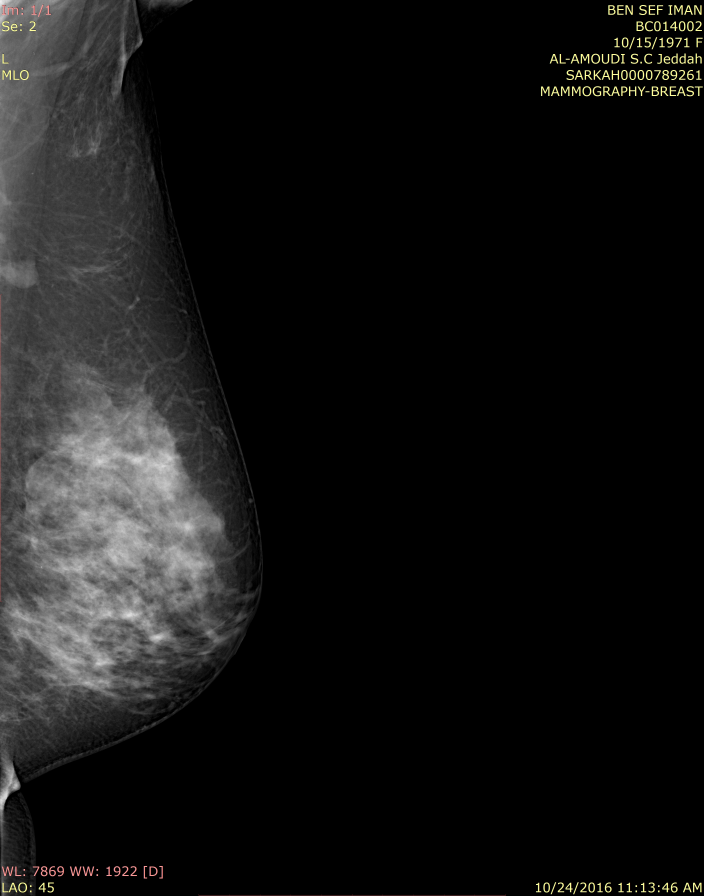
#> input picture test_images_kaggle/images/2016_BC014002_ MLO_L.jpg, 2816 x 3584 px (shown at 1/4 size); its folder holds 4 pictures in this run
$ python preprocess_imgs.py
#> lines starting #> are read from the running program, lines starting #| are printed output that depends on the picture
import os
import cv2
import numpy as np

processed_path = "../test_images_kaggle/processed_images"
unprocessed_images = "../test_images_kaggle/images"
filenames = []


def check_imgs(path):
    """
        Check if the image is processed.
        Return filepath if processed or an empty string if not.
        """
#> called with path = '../test_images_kaggle/images'
    temp_list = []

    # iterate over files in
    # that directory
    for root, dirs, files in os.walk(path):
        for file in files:
            if "jpg" in file:
                temp = os.path.join(root, file)
                temp_list.append(temp)
                filenames.append(file)
    return temp_list


def load_image(image_path):
    """
        Load image into script
        """
    return cv2.imread(image_path)
#> returned value is the input picture: shape (3584, 2816, 3); mean B, G, R 20.1, 20.6, 20.7


def resize_image(image):
    """
    resize the image to 256x256
    """
    # let's downscale the image using new  width and height
    down_width = 256
    down_height = 256
    down_points = (down_width, down_height)
    resized_down = cv2.resize(image, down_points, interpolation=cv2.INTER_LINEAR)
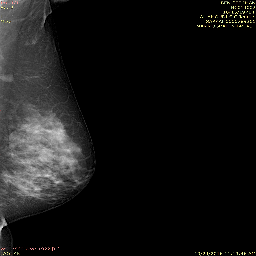
#> resized_down: shape (256, 256, 3); mean B, G, R 20, 20.4, 20.5
    return resized_down


def save_image(image, filename):
    """
    Save image as numpy array
    MG_LCC, MG_RCC, MG_RMLO and MG_LMLO need to be saved according to mammogram type
    """
    name = filename.split(".")[0]
    if "CC" in name and "L" in name:
        # saved = cv2.imwrite(processed_path + "/lcc/" + name, image)
        np.save(processed_path + "/lcc/" + name, image)
    elif "CC" in name and "R" in name:
        # saved = cv2.imwrite(processed_path + "/rcc/" + name, image)
        np.save(processed_path + "/rcc/" + name, image)
    elif "MLO" in name and "R" in name:
        # saved = cv2.imwrite(processed_path + "/rmlo/" + name, image)
        np.save(processed_path + "/rmlo/" + name, image)
    elif "MLO" in name and "L" in name:
        # saved = cv2.imwrite(processed_path + "/lmlo/" + name, image)
        np.save(processed_path + "/lmlo/" + name, image)
    else:
        # saved = cv2.imwrite(processed_path + "/" + name, image)
        np.save(processed_path + "/" + name, image)


unprocessed_imgs = check_imgs(unprocessed_images)
for i in range(len(unprocessed_imgs)):
    img = load_image(unprocessed_imgs[i])
    resized = resize_image(img)
    save_image(resized, filenames[i])
#> pass 2 of the loop `for i in range(len(unprocessed_imgs)):`:
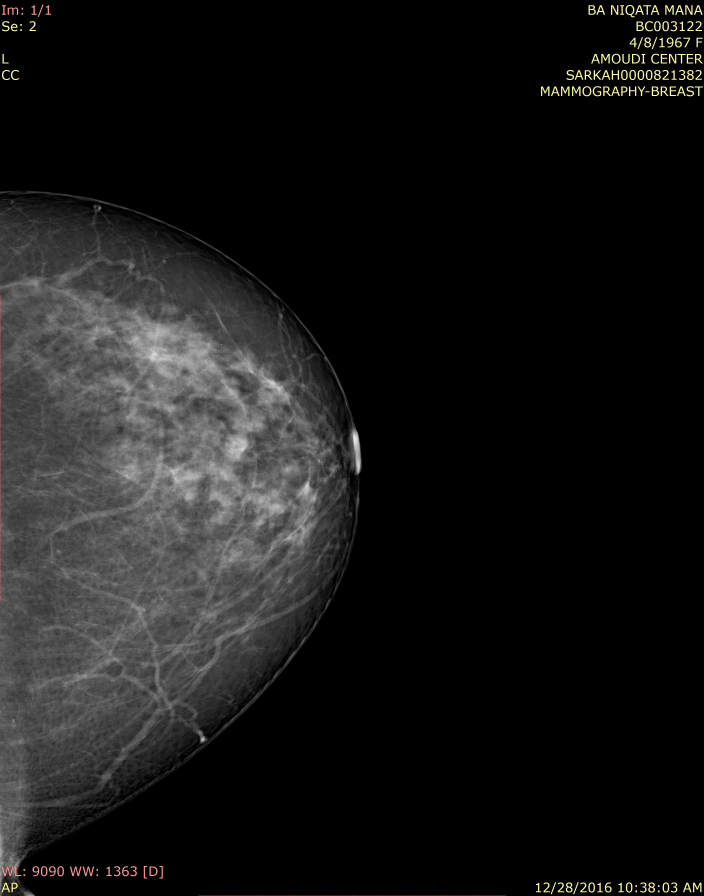
#> input picture test_images_kaggle/images/2016_BC003122_ CC_L.jpg, 2816 x 3584 px (shown at 1/4 size)
#> in load_image, returned value is the input picture: shape (3584, 2816, 3); mean B, G, R 23.1, 23.5, 23.6
#> in resize_image (call 2), `resized_down = cv2.resize(image, down_points, interpolation=cv2.INTER_..`:
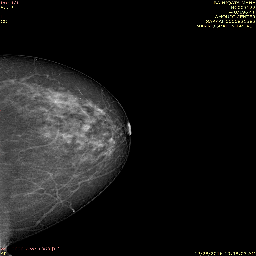
#> resized_down: shape (256, 256, 3); mean B, G, R 23.1, 23.5, 23.6
#> pass 3 of the loop `for i in range(len(unprocessed_imgs)):`:
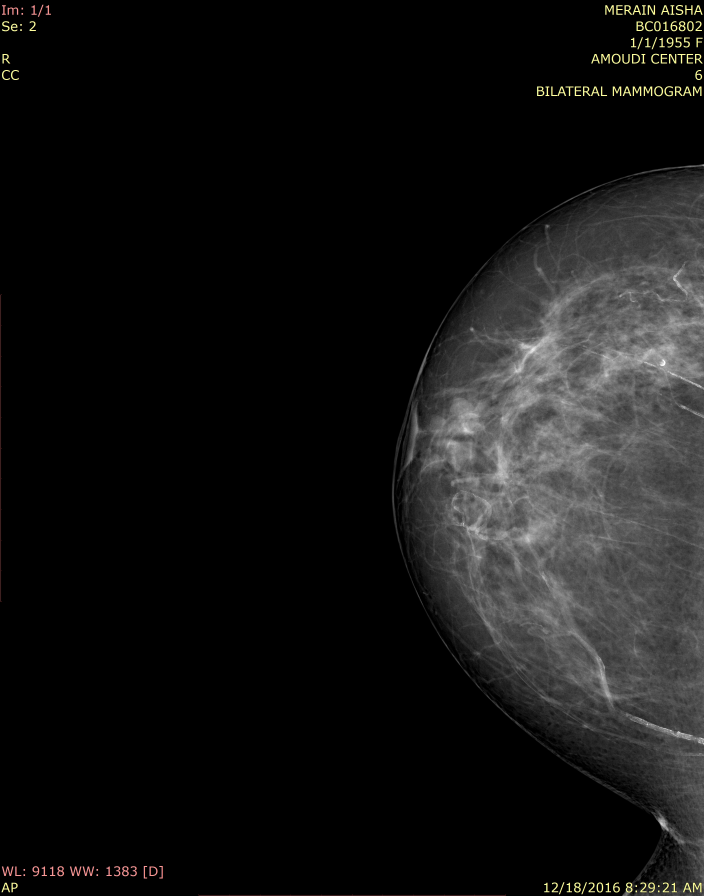
#> input picture test_images_kaggle/images/2016_BC016802_ CC_R.jpg, 2816 x 3584 px (shown at 1/4 size)
#> in load_image, returned value is the input picture: shape (3584, 2816, 3); mean B, G, R 20.4, 20.8, 20.9
#> in resize_image (call 3), `resized_down = cv2.resize(image, down_points, interpolation=cv2.INTER_..`:
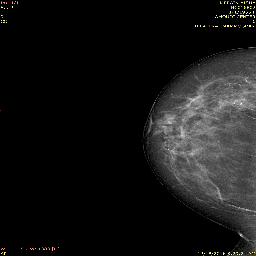
#> resized_down: shape (256, 256, 3); mean B, G, R 20.4, 20.7, 20.8
#> the loop made 4 passes; the first 3 are shown
